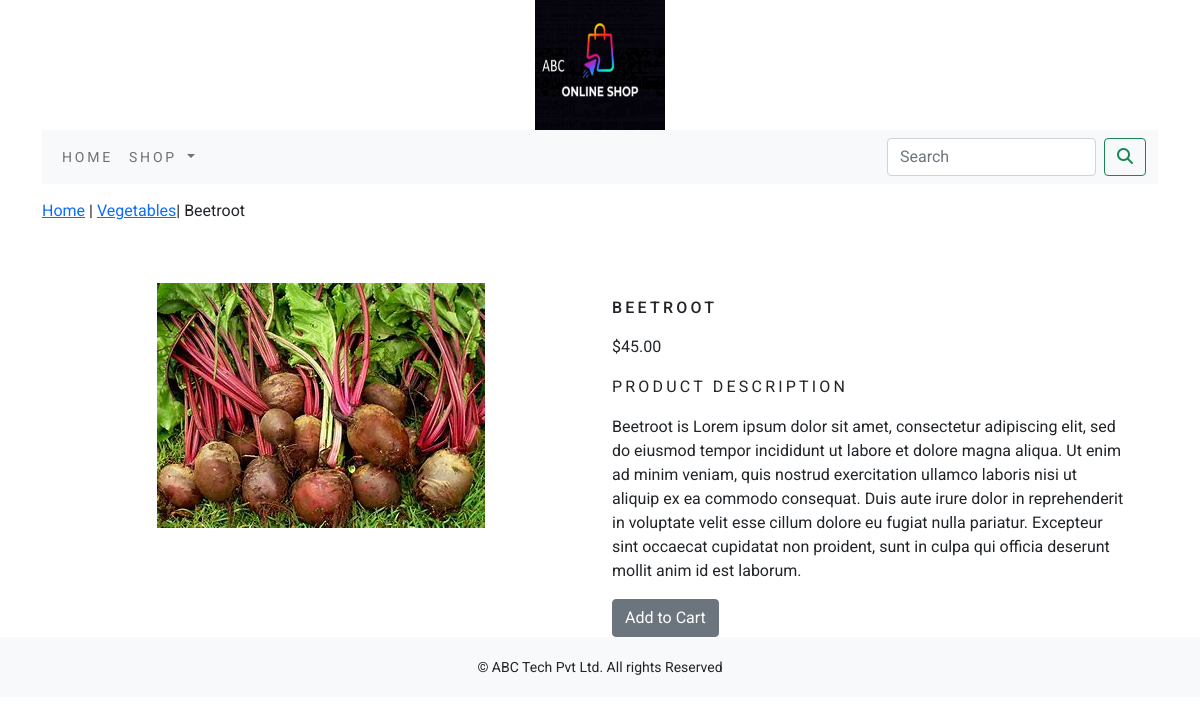
The app's page /shop/vegetables/beetroot/ with its own data.
### shop/models.py (models this page shows, shortened)
class Product(models.Model):
    name=models.CharField(max_length=250, unique=True)
    slug=models.SlugField(max_length=250, unique=True)
    description=models.TextField(blank=True)
    price=models.DecimalField(max_digits=10, decimal_places=2)
    category=models.ForeignKey(Category, on_delete=models.CASCADE)
    image=models.ImageField(upload_to='product', blank=True)
    stock=models.IntegerField()
    available=models.BooleanField(default=True)
    created=models.DateTimeField(auto_now_add=True)
    updated=models.DateTimeField(auto_now=True)
    class Meta:
        ordering = ('name',)
        verbose_name = 'product'
        verbose_name_plural = 'products'

class Category(models.Model):
    name=models.CharField(max_length=250, unique=True)
    slug=models.SlugField(max_length=250, unique=True)
    description=models.TextField(blank=True)
    image=models.ImageField(upload_to='category', blank=True)
    class Meta:
        ordering=('name',)
        verbose_name='category'
        verbose_name_plural='categories'
    def get_url(self):
        return reverse('shop:products_by_category', args=[self.slug])
    def __str__(self):
        return '{}'.format(self.name)

### shop/views.py (the view)
# urls.py: path('<slug:c_slug>/<slug:product_slug>/', views.proDetail, name="prodCatdetail")
def proDetail(request,c_slug,product_slug):
    try:
        product=Product.objects.get(category__slug=c_slug,slug=product_slug)
    except Exception as e:
        raise e
    return render(request,'product.html',{'product':product})

### cart/context_processors.py (called while the page is built)
def counter(request):
    item_count=0
    if 'admin' in request.path:
        return {}
    else:
        try:
            cart=Cart.objects.filter(cart_id=cart_id(request))
            cart_items=CartItem.objects.all().filter(cart=cart[:1])
            for cart_item in cart_items:
                item_count += cart_item.quantity
        except Cart.DoesNotExist:
            item_count=0
    return dict(item_count=item_count)

### cart/views.py (called while the page is built)
def cart_id(request):
    cart = request.session.session_key
    if not cart:
        cart = request.session.create()
    return cart

### shop/context_processors.py (called while the page is built)
def menu_links(request):
    links=Category.objects.all()
    return dict(links=links)

### templates/product.html (shortened to what this page needs)
{% extends 'base.html' %}
{% load static %}
{% block content %}
<div class="row my_prod_row_class">
  <div class="mx-auto">
    <p> <a href="{% url 'shop:allProdCat' %}">Home</a> | <a href="{{product.category.get_url}}">{{product.category}}</a>| {{product.name}}</p>
  </div>
</div>
<div class="container">
<br/>
<div class="row">
  <div class="col-12 col-sm-12 col-md-12 col-lg-6 text-center">
    <div style="min-width:18rem">
      <img src="{{product.image.url}}" alt="{{product.name}}">
    </div>
  </div>
    <div class="col-12 col-sm-12 col-md-12 col-lg-6">
      <div>
      <h1 class="my_prod_title">{{product.name}}</h1>
      <p>${{product.price}}</p>
      <p class="my_title">Product Description</p>
      <p class="text-justify my_prod_text">{{product.description}}</p>
      {% if product.stock <= 0 %}
      <p class="text-justify my_prod_text"><b>Out of stock</b></p>
      {% else %}
      <a class="btn btn-secondary" href="{% url 'cart:add_cart' product.id %}">Add to Cart</a>
      {% endif %}
    </div>
      </div>
</div>
  </div>
{% endblock %}

### static/css/custom.css (style rules this page uses)
body { font-family: 'Roboto', sans-serif; }
.my_title { font-size: 16px; text-transform: uppercase; letter-spacing : .2em; }
.my_prod_row_class { padding-top: 15px; padding-bottom: 20px; }
.my_prod_title { font-size:16px; text-transform: uppercase; letter-spacing: .2em; padding-top:15px; padding-bottom:10px; }
.my_prod_text { padding-right: 20px; }

### records on screen
Product: category "Vegetables", name "Beetroot", image (picture), name "BEETROOT", price "45.00", description "Beetroot is Lorem ipsum dolor sit amet, consectetur adipiscing elit, sed do eiusmod tempor incididunt ut labore et dolore magna aliqua. Ut enim ad minim veniam, quis nostrud exercitation ullamco laboris nisi ut aliquip ex ea commodo consequat. Duis aute irure dolor in reprehenderit in voluptate velit esse cillum dolore eu fugiat nulla pariatur. Excepteur sint occaecat cupidatat non proident, sunt in culpa qui officia deserunt mollit anim id est laborum."
